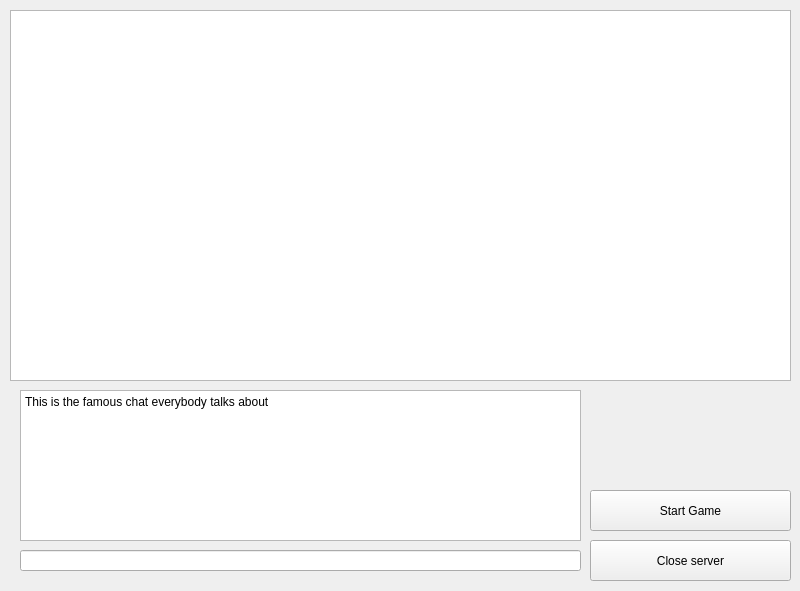
<?xml version="1.0" encoding="UTF-8"?>
<ui version="4.0">
 <class>ServerWindow</class>
 <widget class="QMainWindow" name="ServerWindow">
  <property name="geometry">
   <rect>
    <x>0</x>
    <y>0</y>
    <width>800</width>
    <height>591</height>
   </rect>
  </property>
  <property name="minimumSize">
   <size>
    <width>800</width>
    <height>591</height>
   </size>
  </property>
  <property name="maximumSize">
   <size>
    <width>800</width>
    <height>591</height>
   </size>
  </property>
  <property name="windowTitle">
   <string>MainWindow</string>
  </property>
  <widget class="QWidget" name="centralwidget">
   <widget class="QPushButton" name="closeServer">
    <property name="geometry">
     <rect>
      <x>590</x>
      <y>540</y>
      <width>201</width>
      <height>41</height>
     </rect>
    </property>
    <property name="text">
     <string>Close server</string>
    </property>
   </widget>
   <widget class="QLineEdit" name="chatSendLE">
    <property name="geometry">
     <rect>
      <x>20</x>
      <y>550</y>
      <width>561</width>
      <height>21</height>
     </rect>
    </property>
   </widget>
   <widget class="QPlainTextEdit" name="chatWindow">
    <property name="geometry">
     <rect>
      <x>20</x>
      <y>390</y>
      <width>561</width>
      <height>151</height>
     </rect>
    </property>
    <property name="plainText">
     <string>This is the famous chat everybody talks about</string>
    </property>
    <property name="textInteractionFlags">
     <set>Qt::TextSelectableByKeyboard|Qt::TextSelectableByMouse</set>
    </property>
   </widget>
   <widget class="QListWidget" name="playersList">
    <property name="geometry">
     <rect>
      <x>10</x>
      <y>10</y>
      <width>781</width>
      <height>371</height>
     </rect>
    </property>
   </widget>
   <widget class="QPushButton" name="StartGameBtn">
    <property name="geometry">
     <rect>
      <x>590</x>
      <y>490</y>
      <width>201</width>
      <height>41</height>
     </rect>
    </property>
    <property name="text">
     <string>Start Game</string>
    </property>
   </widget>
  </widget>
 </widget>
 <resources/>
 <connections/>
</ui>
